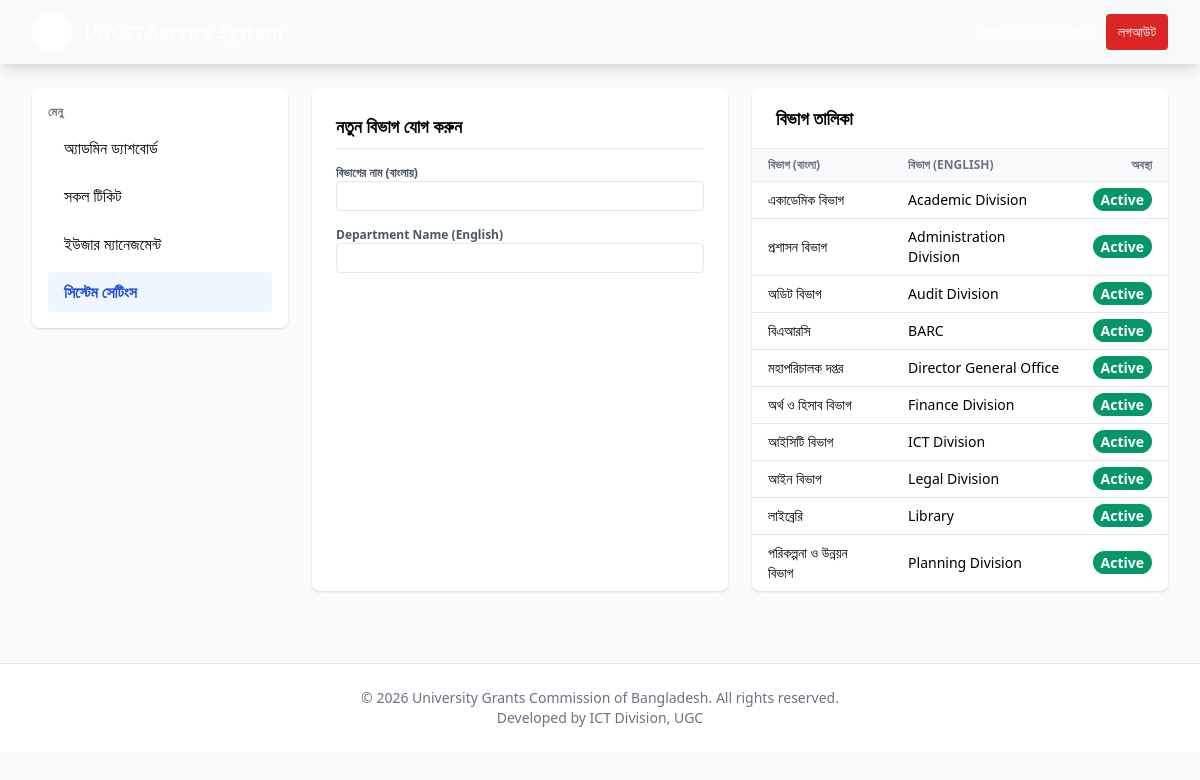
Screenshot of /admin/settings.php (signed in) with the database file from the repository.
### tables this page shows
CREATE TABLE `departments` (
  `id` int(11) NOT NULL AUTO_INCREMENT,
  `name` varchar(255) NOT NULL,
  `name_bn` varchar(255) NOT NULL,
  `is_active` tinyint(1) DEFAULT 1,
  PRIMARY KEY (`id`)
);

### includes/auth.php (called while the page is built, shortened)
<?php
function h($string) {
    return htmlspecialchars($string, ENT_QUOTES, 'UTF-8');
}

### admin/settings.php (the view, shortened to what this page needs)
<?php
require_once '../includes/header.php';
$depts = $pdo->query("SELECT * FROM departments ORDER BY name ASC")->fetchAll();
?>
<div class="grid grid-cols-1 lg:grid-cols-2 gap-6">
    <div class="bg-white p-6 rounded-lg shadow h-fit">
        <h3 class="text-lg font-bold mb-4 border-b pb-2">নতুন বিভাগ যোগ করুন</h3>
        <form action="settings.php" method="POST" class="space-y-4">
            <div>
                <label class="block text-xs font-bold text-gray-600">বিভাগের নাম (বাংলায়)</label>
                <input type="text" name="name_bn" required class="w-full border rounded px-2 py-1 text-sm">
            </div>
            <div>
                <label class="block text-xs font-bold text-gray-600">Department Name (English)</label>
                <input type="text" name="name" required class="w-full border rounded px-2 py-1 text-sm">
            </div>
            <button type="submit" class="w-full bg-[#1a3a6b] text-white py-2 rounded font-bold text-sm hover:bg-blue-800 transition">বিভাগ তৈরি করুন</button>
        </form>
    </div>
    <div class="bg-white rounded-lg shadow overflow-hidden">
        <div class="px-6 py-4 border-b">
            <h3 class="text-lg font-bold">বিভাগ তালিকা</h3>
        </div>
        <div class="overflow-y-auto max-h-[500px]">
            <table class="min-w-full divide-y divide-gray-200">
                <thead class="bg-gray-50">
                    <tr>
                        <th class="px-4 py-2 text-left text-xs font-bold text-gray-500 uppercase">বিভাগ (বাংলা)</th>
                        <th class="px-4 py-2 text-left text-xs font-bold text-gray-500 uppercase">বিভাগ (English)</th>
                        <th class="px-4 py-2 text-right text-xs font-bold text-gray-500 uppercase">অবস্থা</th>
                    </tr>
                </thead>
                <tbody class="divide-y divide-gray-200 text-sm">
                    <?php foreach ($depts as $d): ?>
                    <tr>
                        <td class="px-4 py-2"><?php echo h($d['name_bn']); ?></td>
                        <td class="px-4 py-2"><?php echo h($d['name']); ?></td>
                        <td class="px-4 py-2 text-right">
                            <span class="px-2 py-0.5 rounded-full text-[10px] font-bold text-white <?php echo $d['is_active'] ? 'bg-green-600' : 'bg-red-600'; ?>">
                                <?php echo $d['is_active'] ? 'Active' : 'Inactive'; ?>
                            </span>
                        </td>
                    </tr>
                    <?php endforeach; ?>
                </tbody>
            </table>
        </div>
    </div>
</div>
<?php require_once '../includes/footer.php'; ?>

### includes/header.php (shortened to what this page needs)
<?php
require_once __DIR__ . '/auth.php';
?>
<!DOCTYPE html>
<html lang="bn">
<head>
    <link rel="stylesheet" href="../assets/css/main.css">
    <link rel="stylesheet" href="../assets/css/print.css" media="print">
</head>
<body class="bg-gray-50 font-sans">
    <nav class="bg-[#1a3a6b] text-white shadow-lg no-print">
        <div class="max-w-7xl mx-auto px-4 sm:px-6 lg:px-8">
            <div class="flex justify-between h-16">
                <div class="flex items-center">
                    <div class="flex-shrink-0 flex items-center">
                        <div class="w-10 h-10 bg-white rounded-full flex items-center justify-center mr-3">
                            <span class="text-[#1a3a6b] font-bold">UGC</span>
                        </div>
                        <span class="font-bold text-lg hidden md:block">UGC IT Service System</span>
                    </div>
                </div>
                <div class="flex items-center space-x-4">
                    <?php if (isset($_SESSION['user_id'])): ?>
                        <span class="text-sm hidden sm:inline">স্বাগতম, <?php echo h($_SESSION['name_bn']); ?></span>
                        <a href="../logout.php" class="bg-red-600 hover:bg-red-700 px-3 py-2 rounded text-sm font-medium transition">লগআউট</a>
                    <?php endif; ?>
                </div>
            </div>
        </div>
    </nav>
    <div class="max-w-7xl mx-auto py-6 px-4 sm:px-6 lg:px-8">
        <div class="flex flex-col md:flex-row gap-6">
            <?php if (isset($_SESSION['user_id'])): ?>
            <aside class="w-full md:w-64 no-print">
                <div class="bg-white rounded-lg shadow p-4 space-y-2">
                    <p class="text-xs font-semibold text-gray-500 uppercase tracking-wider mb-2">মেনু</p>
                    <?php if ($_SESSION['role'] === 'admin'): ?>
                        <a href="../admin/dashboard.php" class="block px-4 py-2 rounded hover:bg-gray-100 <?php echo strpos($_SERVER['PHP_SELF'], 'dashboard') !== false ? 'bg-blue-50 text-blue-700 font-semibold' : ''; ?>">অ্যাডমিন ড্যাশবোর্ড</a>
                        <a href="../admin/tickets.php" class="block px-4 py-2 rounded hover:bg-gray-100 <?php echo strpos($_SERVER['PHP_SELF'], 'tickets') !== false ? 'bg-blue-50 text-blue-700 font-semibold' : ''; ?>">সকল টিকিট</a>
                        <a href="../admin/users.php" class="block px-4 py-2 rounded hover:bg-gray-100 <?php echo strpos($_SERVER['PHP_SELF'], 'users') !== false ? 'bg-blue-50 text-blue-700 font-semibold' : ''; ?>">ইউজার ম্যানেজমেন্ট</a>
                        <a href="../admin/settings.php" class="block px-4 py-2 rounded hover:bg-gray-100 <?php echo strpos($_SERVER['PHP_SELF'], 'settings') !== false ? 'bg-blue-50 text-blue-700 font-semibold' : ''; ?>">সিস্টেম সেটিংস</a>
                    <?php endif; ?>
                </div>
            </aside>
            <?php endif; ?>
            <main class="flex-1">

### includes/footer.php (shortened to what this page needs)
            </main>
        </div>
    </div>
    <footer class="bg-white border-t mt-12 py-6 no-print">
        <div class="max-w-7xl mx-auto px-4 text-center text-gray-500 text-sm">
            <p>&copy; <?php echo date('Y'); ?> <?php echo ORG_NAME_EN; ?>. All rights reserved.</p>
            <p>Developed by ICT Division, UGC</p>
        </div>
    </footer>
</body>
</html>

### assets/css/main.css (style rules this page uses)
:root { --ugc-blue: #1a3a6b; }
body { font-family: 'Noto Sans Bengali', 'Inter', system-ui, -apple-system, sans-serif; }

### rows the page displays
departments: name_bn "একাডেমিক বিভাগ", name "Academic Division", is_active "Active"
departments: name_bn "প্রশাসন বিভাগ", name "Administration Division", is_active "Active"
departments: name_bn "অডিট বিভাগ", name "Audit Division", is_active "Active"
departments: name_bn "বিএআরসি", name "BARC", is_active "Active"
departments: name_bn "মহাপরিচালক দপ্তর", name "Director General Office", is_active "Active"
departments: name_bn "অর্থ ও হিসাব বিভাগ", name "Finance Division", is_active "Active"
departments: name_bn "আইসিটি বিভাগ", name "ICT Division", is_active "Active"
departments: name_bn "আইন বিভাগ", name "Legal Division", is_active "Active"
departments: name_bn "লাইব্রেরি", name "Library", is_active "Active"
departments: name_bn "পরিকল্পনা ও উন্নয়ন বিভাগ", name "Planning Division", is_active "Active"

### other values shown
ORG_NAME_EN "University Grants Commission of Bangladesh"
